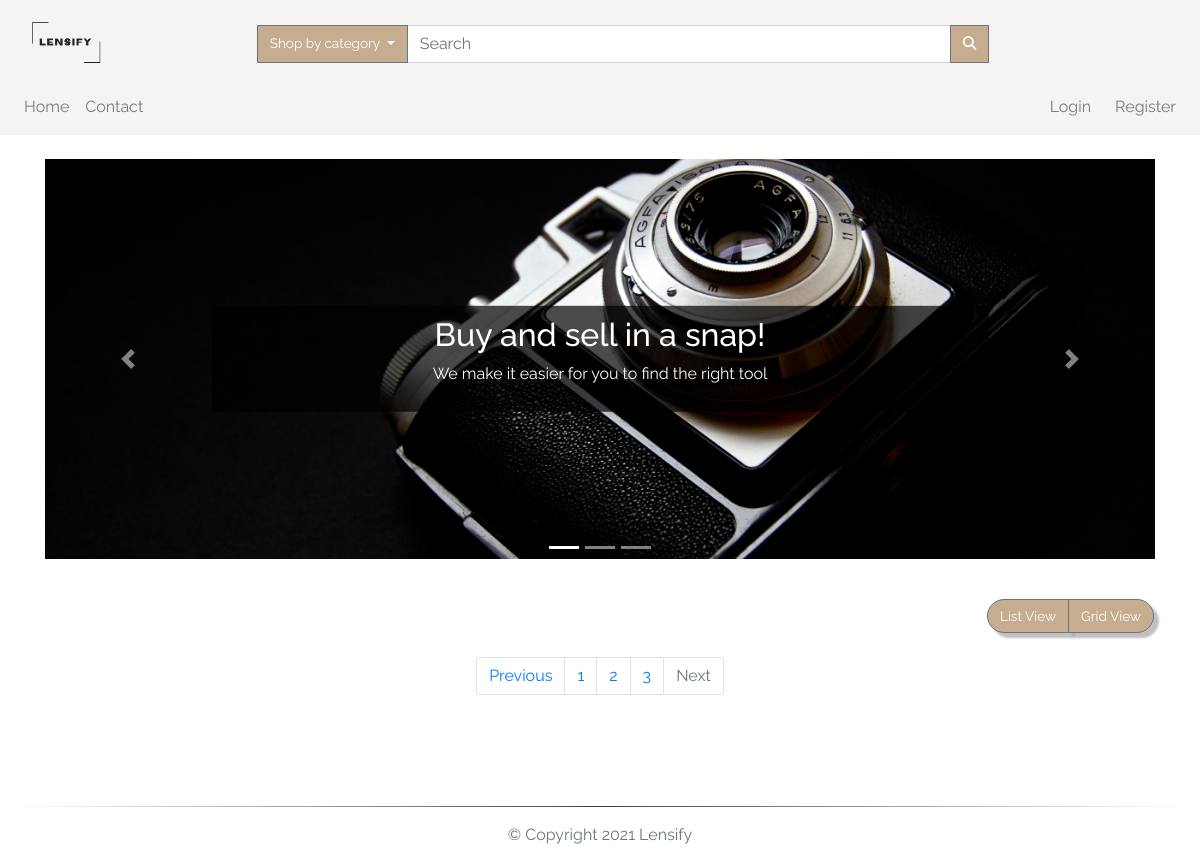
/index?page=4, run on an earlier commit of the app's database.
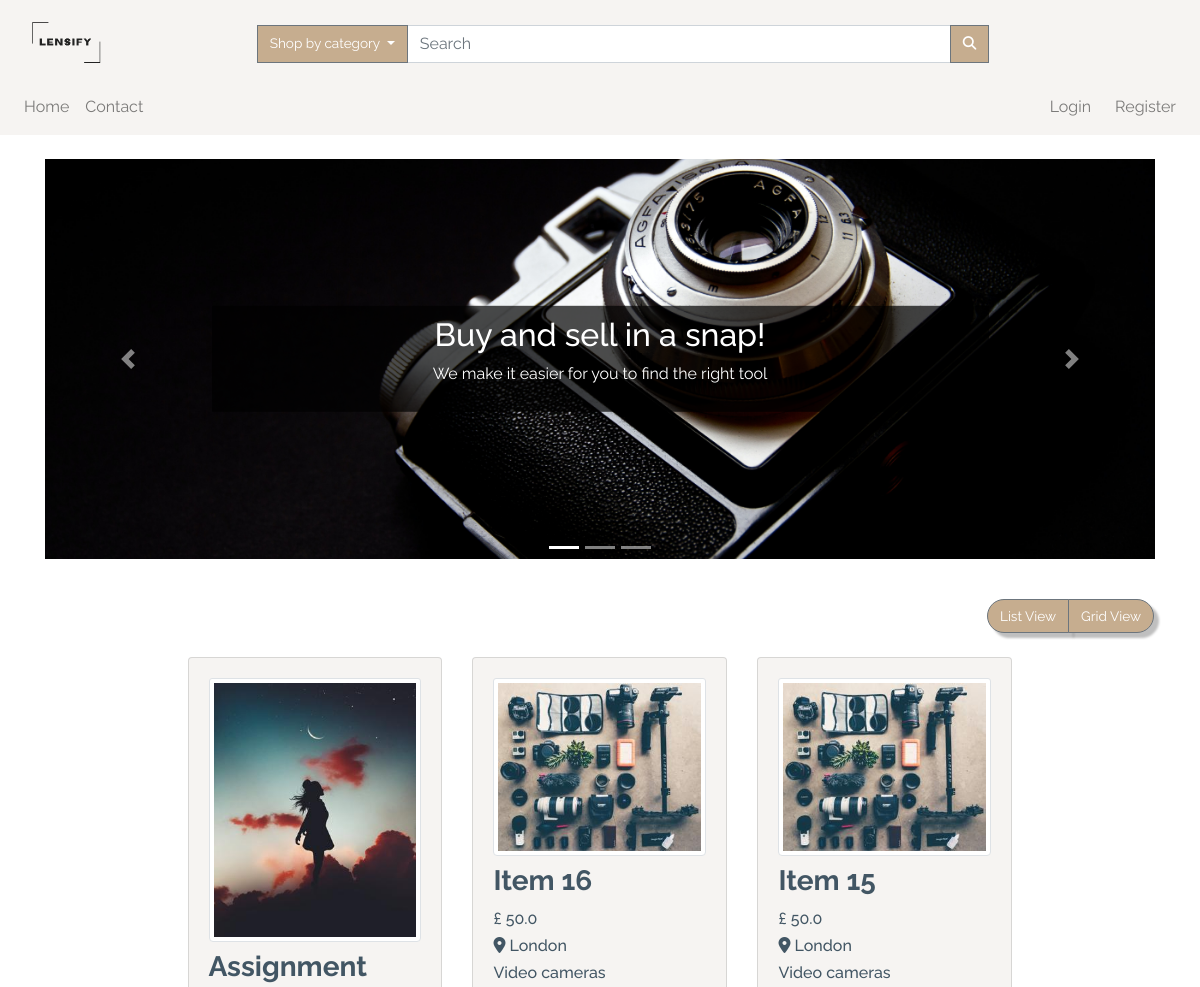
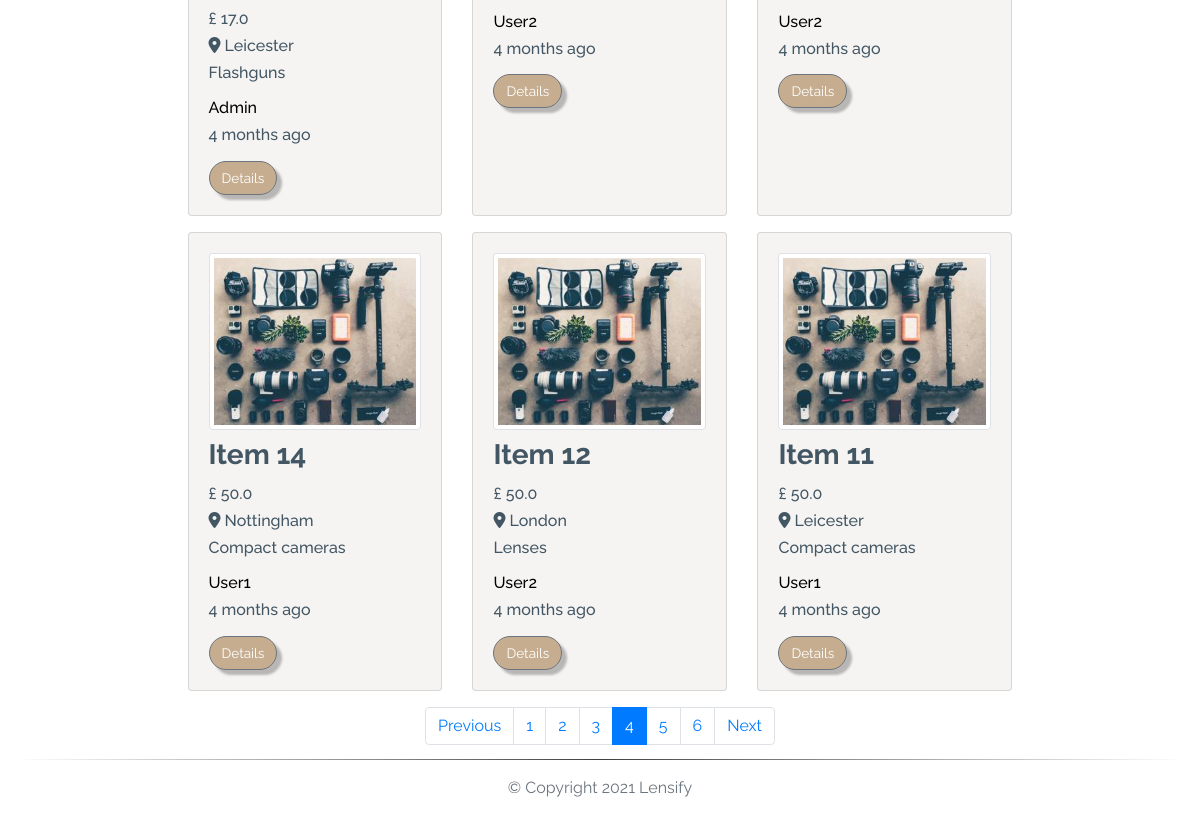
And on a later commit of the database (2 pictures, top to bottom).
### app/models.py (models this page shows, shortened)
class TimestampMixin(object):
    created_at = db.Column(db.DateTime, nullable=False,
                           default=datetime.utcnow)
    updated_at = db.Column(db.DateTime, onupdate=datetime.utcnow)

class ItemForSale(db.Model, TimestampMixin):
    __tablename__ = "for_sale"
    id = db.Column(db.Integer, primary_key=True)
    title = db.Column(db.String(100), nullable=False)
    description = db.Column(db.Text, nullable=False)
    quantity = db.Column(db.Integer, nullable=False, default=1)
    condition = db.Column(db.String(50), nullable=False)
    item_city = db.Column(db.String(50), nullable=False)
    price = db.Column(db.Float, nullable=False)
    item_views = db.Column(db.Integer, default=0)
    image_file = db.Column(Json(128), nullable=False,
                           default=['item.jpg'])
    sold = db.Column(db.Boolean, default=False)
    seller_id = db.Column(db.Integer, db.ForeignKey("users.id"))
    category_id = db.Column(db.Integer, db.ForeignKey("categories.id"))
    item_in_order = db.relationship(
        "OrderItem", backref="item", lazy="dynamic"
    )

class Category(db.Model, TimestampMixin):
    __tablename__ = "categories"
    id = db.Column(db.Integer, primary_key=True)
    name = db.Column(db.String(30), nullable=False, unique=True)
    item_cat = db.relationship(
        "ItemForSale", backref="category", lazy="dynamic")

class User(db.Model, TimestampMixin, UserMixin):
    __tablename__ = "users"
    id = db.Column(db.Integer, primary_key=True)
    first_name = db.Column(db.String(50), nullable=False)
    last_name = db.Column(db.String(50), nullable=False)
    username = db.Column(db.String(50), unique=True, nullable=False)
    email = db.Column(db.String(115), unique=True, nullable=False)
    image_file = db.Column(db.String(80), nullable=False,
                           default="default.jpg")
    password_hash = db.Column(db.String(60), nullable=False)
    items_for_sale = db.relationship(
        "ItemForSale", backref="seller", lazy="dynamic")
    orders = db.relationship("Order", backref="buyer", lazy=True)
    address = db.relationship(
        "Address", secondary="user_addresses", backref="user", lazy="dynamic"
    )
    followed = db.relationship(
        'User', secondary=followers,
        primaryjoin=(followers.c.follower_id == id),
        secondaryjoin=(followers.c.followed_id == id),
        backref=db.backref('followers', lazy='dynamic'), lazy='dynamic')
    reviewed = db.relationship(
        'Review', backref='user_reviewed', primaryjoin=(Review.user_reviewed_id == id), lazy="dynamic"
    )
    reviewer = db.relationship(
        'Review', backref='user_reviewer', primaryjoin=(Review.user_reviewer_id == id), lazy="dynamic"
    )

### app/routes.py (the view)
@app.route("/")
@app.route("/index")
def index():
    page = request.args.get('page', 1, type=int)
    all_items = ItemForSale.query.filter_by(sold=False)\
        .order_by(ItemForSale.id.desc()).paginate(page, app.config['LISTINGS_PER_PAGE'], False)
    next_url = url_for('index', page=all_items.next_num) \
        if all_items.has_next else None
    prev_url = url_for('index', page=all_items.prev_num) \
        if all_items.has_prev else None
    return render_template("index.html", all_items=all_items.items, next_url=next_url,
                           prev_url=prev_url, page_num=all_items.iter_pages(), page=page)

### app/models.py (called while the page is built)
    def process_result_value(self, value, dialect):
        return json.loads(value)

### app/routes.py (called while the page is built)
@app.before_request
def before_request():
    if current_user.is_authenticated:
        current_user.updated_at = datetime.utcnow()
        db.session.commit()

@app.context_processor
def inject_categories():
    categories = Category.query.join(
        ItemForSale, (Category.id == ItemForSale.category_id)).filter(ItemForSale.sold == False).all()
    return dict(categories=categories)

### app/templates/index.html (shortened to what the changed rows need)
{% extends "layout.html" %}
{% block app_content %}
<div class="container-fluid h-100 mt-4">
  <div class="row">
    <div class="col-12 h-100">
      <div class="container-fluid">
        <div class="row justify-content-center mb-4">
          <div class="col-12">
            <div id="slider-animation" class="carousel slide" data-ride="carousel">
              <div class="carousel-inner">
                <div class="carousel-item active">
                  <div class="text-box">
                    <h2 class="wow slideInRight" data-wow-duration="2s">Buy and sell in a snap!</h2>
                  </div>
                </div>
              </div>
            </div>
          </div>
        </div>
      </div>
      <div id="products" class="row view-group w-75 mx-auto">
        {% for item in all_items %}
        <div class=" item col-12 col-md-6 col-lg-4 py-2">
          <div class="card custom-bg h-100">
            <div class="card-body">
              <a href="{{url_for('item', item_id=item.id)}}">
                <img class="img-fluid img-thumbnail card-img-top group list-group-image img-event"
                  src="{{url_for('static', filename='img/items/' + item.image_file[0])}}" alt="{{ item.title }}">
              </a>
              <h3 class="card-title list-group-item-heading font-weight-bold mt-2 ">{{ item.title.title() }}</h3>
              <small class="d-block font-weight-bold card-text">
                <h6>£ {{ item.price }}</h6>
              </small>
              <small class="font-weight-bold card-text">
                <h6 class="text-capitalize"><i class="fas fa-map-marker-alt"></i> {{ item.item_city }}</h6>
              </small>
              <small class="card-text">
                <h6>{{ item.category.name }}</h6>
              </small>
              <h6 class="card-text mt-3">
                <a href="{{url_for('user', username=item.seller.username)}}">
                  {{ item.seller.username.capitalize() }}
                </a>
              </h6>
              <small class="card-text">
                <h6>{{ moment(item.created_at).fromNow() }}</h6>
              </small>
              <a href="{{url_for('item', item_id=item.id)}}" class="btn btn-secondary mt-2">
                Details
              </a>
            </div>
          </div>
        </div>
        {% endfor %}
      </div>
      <nav aria-label="Page navigation" class="col-12 my-2">
        <ul class="pagination justify-content-center">
          {% for num in page_num %}
          {% if num %}
          <li class="page-item {% if page == num %} active {% endif %}"><a class="page-link"
              href="{{url_for('index', page=num)}}">{{ num }}</a></li>
          {% else %}
          <span class="page-item ellipsis">…</span>
          {% endif %}
          {% endfor %}
          <li class="page-item {% if not next_url %} disabled {% endif %}">
            <a class="page-link" href="{{ next_url }}">Next</a>
          </li>
        </ul>
      </nav>
    </div>
  </div>
</div>
</div>
{% endblock app_content %}

What changed in the data, as far as the page shows it:
added ItemForSale: shows a picture, title "Assignment", price "17.0", item_city "Leicester", category.name "Flashguns", seller.username "Admin", created_at "4 months ago"
now on this page (row edited): ItemForSale: title "Item 16", price "50.0", item_city "London", category.name "Video cameras", seller.username "User2", created_at "4 months ago"
now on this page (row edited): ItemForSale: title "Item 15", price "50.0", item_city "London", category.name "Video cameras", seller.username "User2", created_at "4 months ago"
now on this page (row edited): ItemForSale: title "Item 14", price "50.0", item_city "Nottingham", category.name "Compact cameras", seller.username "User1", created_at "4 months ago"
now on this page (row edited): ItemForSale: title "Item 12", price "50.0", item_city "London", category.name "Lenses", seller.username "User2", created_at "4 months ago"
now on this page (row edited): ItemForSale: title "Item 11", price "50.0", item_city "Leicester", category.name "Compact cameras", seller.username "User1", created_at "4 months ago"
Also different on the page:
new list line: "4"
new list line: "5"
new list line: "6"
